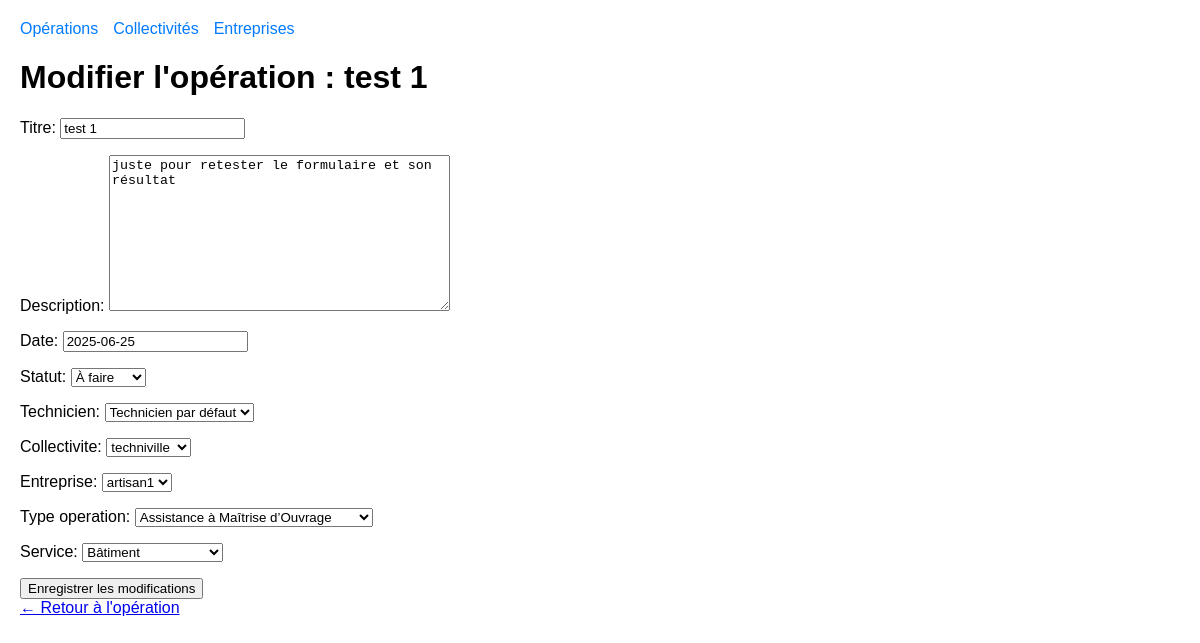
The page /operation/1/modifier/ on the database as committed earlier.
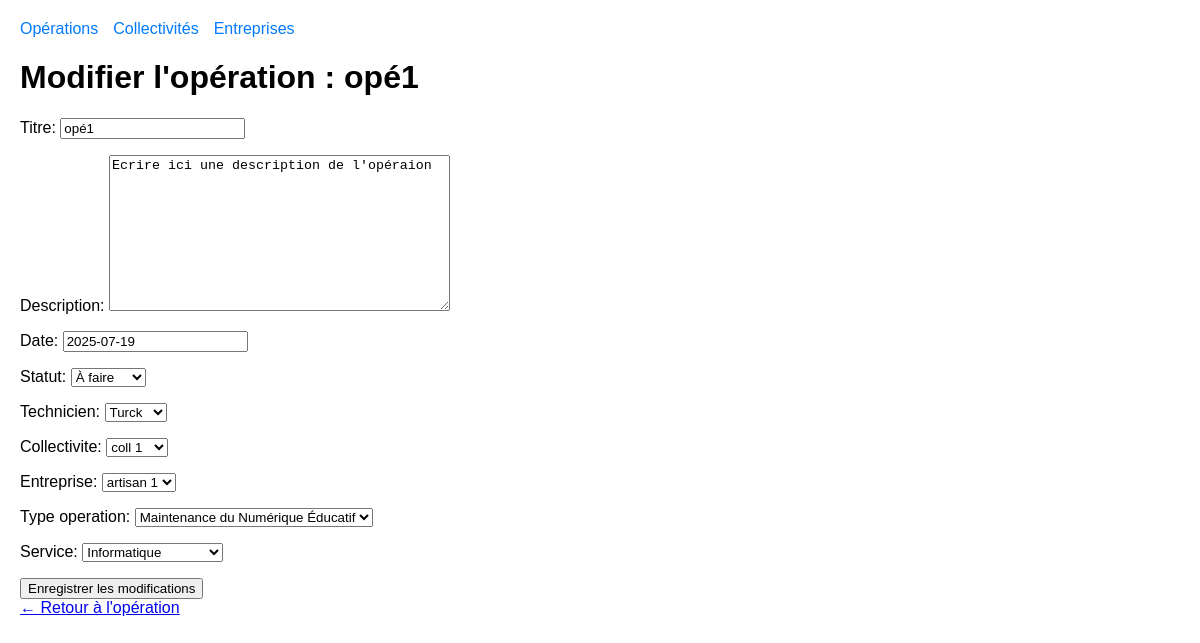
The same page on the database as committed later.
### operation/models.py (models this page shows, shortened)
class Operation(models.Model):
    titre = models.CharField(max_length=200, default="Ecrire ici l'intitulé de l'opération")
    description = models.TextField(default="Ecrire ici une description de l'opéraion")
    date = models.DateField(default=datetime.date.today)
    collectivite = models.ForeignKey(Collectivite, on_delete=models.SET_NULL, related_name="operations", null=True, blank=True)
    statut = models.CharField(max_length=10, choices=STATUT_CHOICES, default='A_FAIRE')
    technicien = models.ForeignKey(Technicien, on_delete=models.SET_NULL, null=True, blank=True, default=1)
    entreprise = models.ForeignKey(Entreprise, on_delete=models.SET_NULL, related_name="operations", null=True, blank=True)
    type_operation = models.CharField(max_length=3, choices=TYPE_CHOICES, default='---')
    service = models.CharField(max_length=50, choices=SERVICE_CHOICES, default='---')
    est_liee = models.BooleanField(default=False)

### operation/views.py (the view)
# urls.py: path('operation/<int:operation_id>/modifier/', views.modifier_operation, name='modifier_operation'),
def modifier_operation(request, operation_id):
    operation = get_object_or_404(Operation, id=operation_id)
    if request.method == 'POST':
        form = OperationForm(request.POST, instance=operation)
        if form.is_valid():
            form.save()
            return redirect('afficher_operation', operation_id=operation.id)
    else:
        form = OperationForm(instance=operation)
    return render(request, 'operation/modifier_operation.html', {'form': form, 'operation': operation})

### operation/forms.py
class OperationForm(forms.ModelForm):
    class Meta:
        model = Operation
        fields = ['titre', 'description', 'date', 'statut', 'technicien', 'collectivite', 'entreprise', 'type_operation', 'service']
    def __init__(self, *args, **kwargs):
        super().__init__(*args, **kwargs)
        self.fields['collectivite'].required = True

### operation/models.py (called while the page is built)
    def __str__(self):
        return self.nom

    def __str__(self):
        return self.nom

    def __str__(self):
        return self.nom

### operation/templates/operation/modifier_operation.html (shortened to what this page needs)
{% extends 'operation/base.html' %}
{% block content %}
<h1>Modifier l'opération : {{ operation.titre }}</h1>
<form method="post">
    {{ form.as_p }}
    <button type="submit">Enregistrer les modifications</button>
</form>
<a href="{% url 'afficher_operation' operation.id %}">← Retour à l'opération</a>
{% endblock %}

Rows that differ between the two databases and show on the page:
changed Operation "À faire": titre "test 1" → "opé1"; description "juste pour retester le formulaire et son résultat" → "Ecrire ici une description de l'opéraion"; date "2025-06-25" → "2025-07-19"; technicien "Technicien par défaut" → "Turck"; collectivite "techniville" → "coll 1"; entreprise "artisan1" → "artisan 1"; type_operation "Assistance à Maîtrise d’Ouvrage" → "Maintenance du Numérique Éducatif"; service "Bâtiment" → "Informatique"
